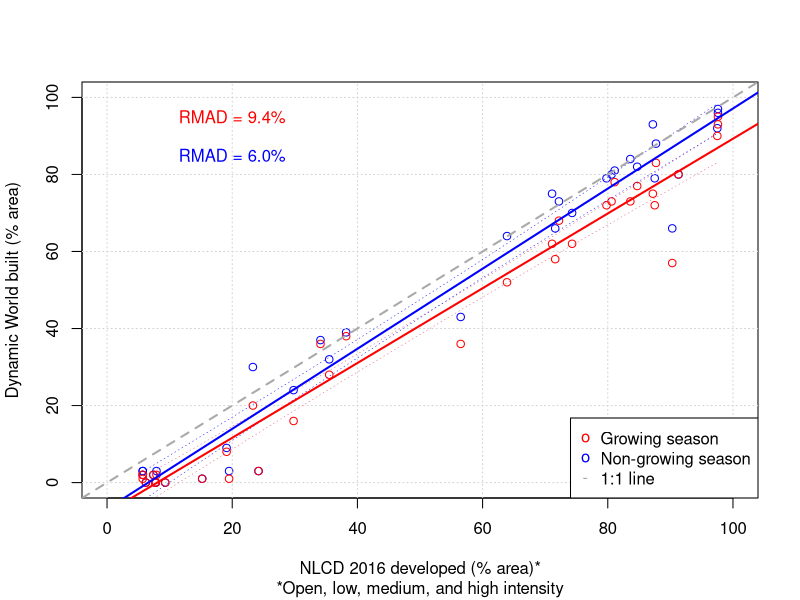

This chart was generated by the following R code:
# Supplementary figure script
# Dan Myers, 10/25/22

library(dplyr)

# Set working directory
setwd("C:/GIS/Projects/AGU_study/Myers et al. Mendeley Data/Supplementary analyses")


### Step 1: Load data

# Load LULC data
lulc_grow <- read.csv("Dynamic_World_LULC_percent_area_growing_season.csv")
lulc_non <- read.csv("Dynamic_World_LULC_percent_area_Nongrowing_season.csv")
nlcd <- read.csv("watersheds_nlcd16_stats.csv")

# Make models (Open, Low, Medium, and High intensity; OLMH)
lm_grow <- lm(lulc_grow$built ~ nlcd$urb_tot_OLMH)
lm_non <- lm(lulc_non$built ~ nlcd$urb_tot_OLMH)

# Plot it
windows(5,5)
# par(mfrow=c(1,2))
plot(nlcd$urb_tot_OLMH, lulc_non$built, col="blue",xlab="NLCD 2016 developed (% area)*",
     ylab="Dynamic World built (% area)", xlim=c(0,100),ylim=c(0,100),
     sub="*Open, low, medium, and high intensity")
grid()
points(nlcd$urb_tot_OLMH, lulc_grow$built, col="red")


## Add 95% confidence intervals
# Growing season
x=nlcd$urb_tot_OLMH
model= lm_grow
pr <- predict(model, interval='confidence')
xpr <- data.frame(x=x,pr=pr) %>% arrange(x)
lines(xpr$x, xpr$pr.lwr,col=2,lty=3,lwd=0.5)
lines(xpr$x, xpr$pr.upr,col=2,lty=3,lwd=0.5)

# Non-growing season
x=nlcd$urb_tot_OLMH
model= lm_non
pr <- predict(model, interval='confidence')
xpr <- data.frame(x=x,pr=pr) %>% arrange(x)
lines(xpr$x, xpr$pr.lwr,col="blue",lty=3,lwd=0.5)
lines(xpr$x, xpr$pr.upr,col="blue",lty=3,lwd=0.5)

# Add lines
abline(lm_grow, col="red",lwd=2)
abline(lm_non, col="blue",lwd=2)

abline(0,1, lwd=2, col="darkgrey", lty=2)
legend("bottomright",legend=c("Growing season","Non-growing season","1:1 line"), 
       col=c("red","blue","darkgrey"), pch=c("o","o","-"),bg="white")

# Add relative mean absolute deviation (RMAD)
R1g <- mean(abs(nlcd$urb_tot_OLMH - lulc_grow$built),na.rm=T)
R1n <- mean(abs(nlcd$urb_tot_OLMH - lulc_non$built),na.rm=T)
text(20,95,paste("RMAD = ",round(R1g,1),"%",sep=""),col="red")
text(20,85,paste("RMAD = ",round(R1n,1),".0%",sep=""),col="blue")
